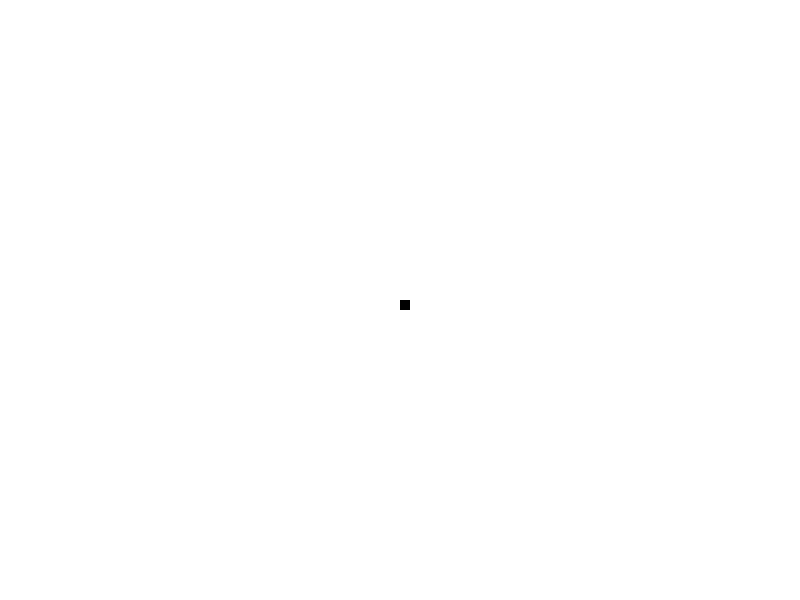
Frame 1 (no input)
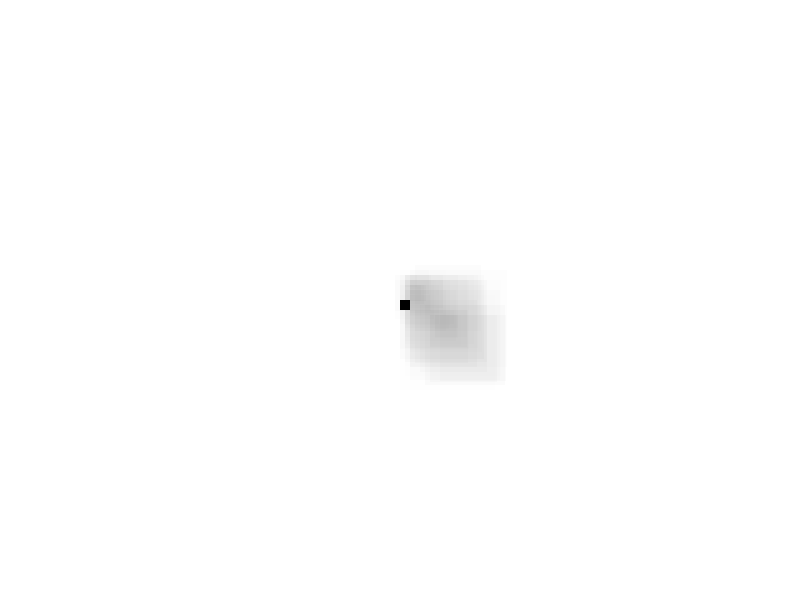
Frame 60 (the mouse pressed at the canvas centre just before this capture)
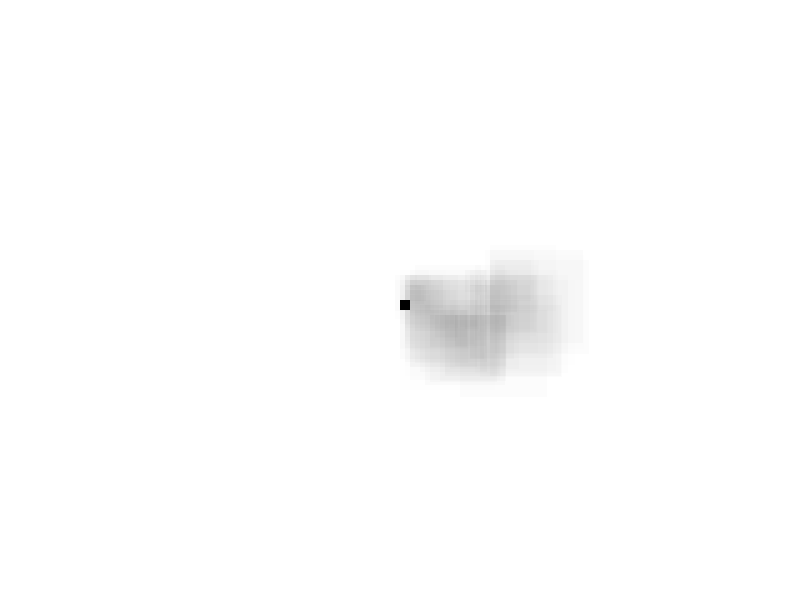
Frame 120 (the mouse held since frame 60 and released just before this capture)

The Processing sketch that drew these frames (run headless with seeded random() and noise(); from frame 60 on, the mouse is pressed at the canvas centre):

// Processing sketch: processing_116340
// ── processing_116340.pde

// Adapted from The Nature of Code by Daniel Shiffman, http://natureofcode.com
// Example 1.1

Walker w;

void setup() {
  size(800,600);
  w = new Walker();
  background(255);
  noStroke();  
}

void draw() {
  w.display();
  w.step();
}

class Walker {
 
  int x =  width/2;
  int y = height/2;
  int size = 10;
  int alpha = 255;
  
 void display() {
    fill(0,alpha);
    rect(x,y, size, size);
 } 
 
 void step() {
    int xchoice = int(random(3))-1;
    int ychoice = int(random(3))-1;
    x += xchoice*5;
    y += ychoice*5;
    size = (int)random(10,100);
    alpha = (int)random(0,5);
    if( x > width )
      x = 0;
    else if( x<0)
      x = width;
    if ( y > height )
      y = 0;
    else if ( y<0 )
      y = height;
  }
 
}
